Frame 1 (no input): blank canvas, image omitted
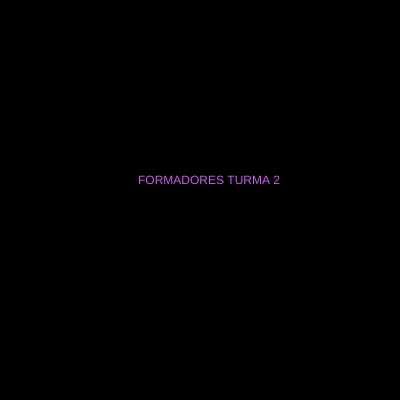
Frame 60 (no input)
Frame 120 (the mouse pressed at the canvas centre since frame 60): identical to frame 60, image omitted

The p5.js sketch that drew this single still picture (run headless with seeded random() and noise() and a simulated clock; from frame 60 on, the mouse is pressed at the canvas centre):

// p5.js sketch
// ── sketch.js
function setup() {
  createCanvas(400, 400);
}

function draw() {
  background("black");
  text("FORMADORES TURMA 2", 138, 184);
  fill(color(199, 94, 235))
}
